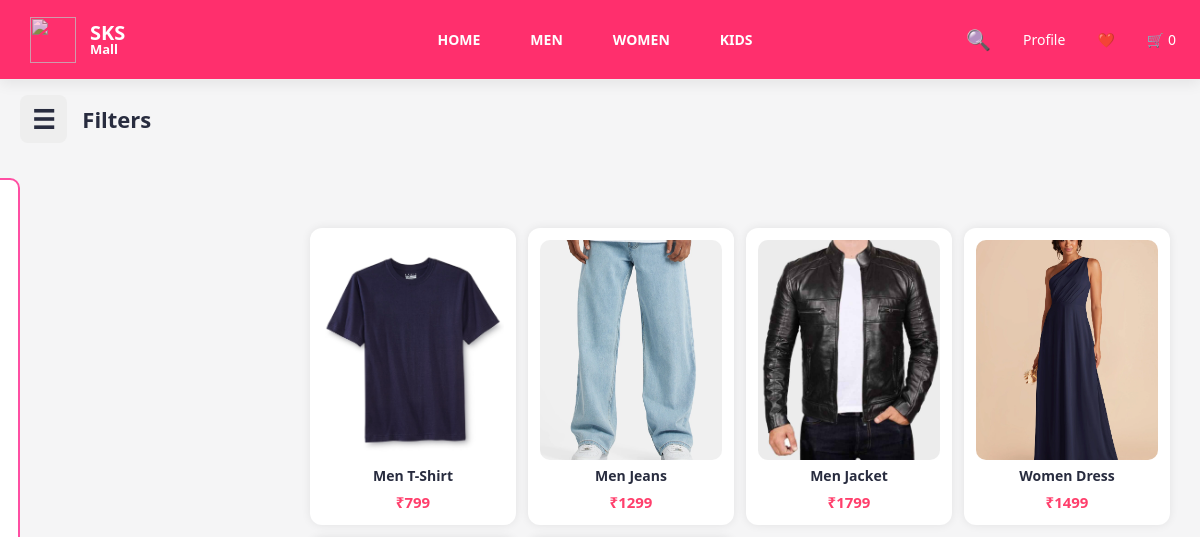
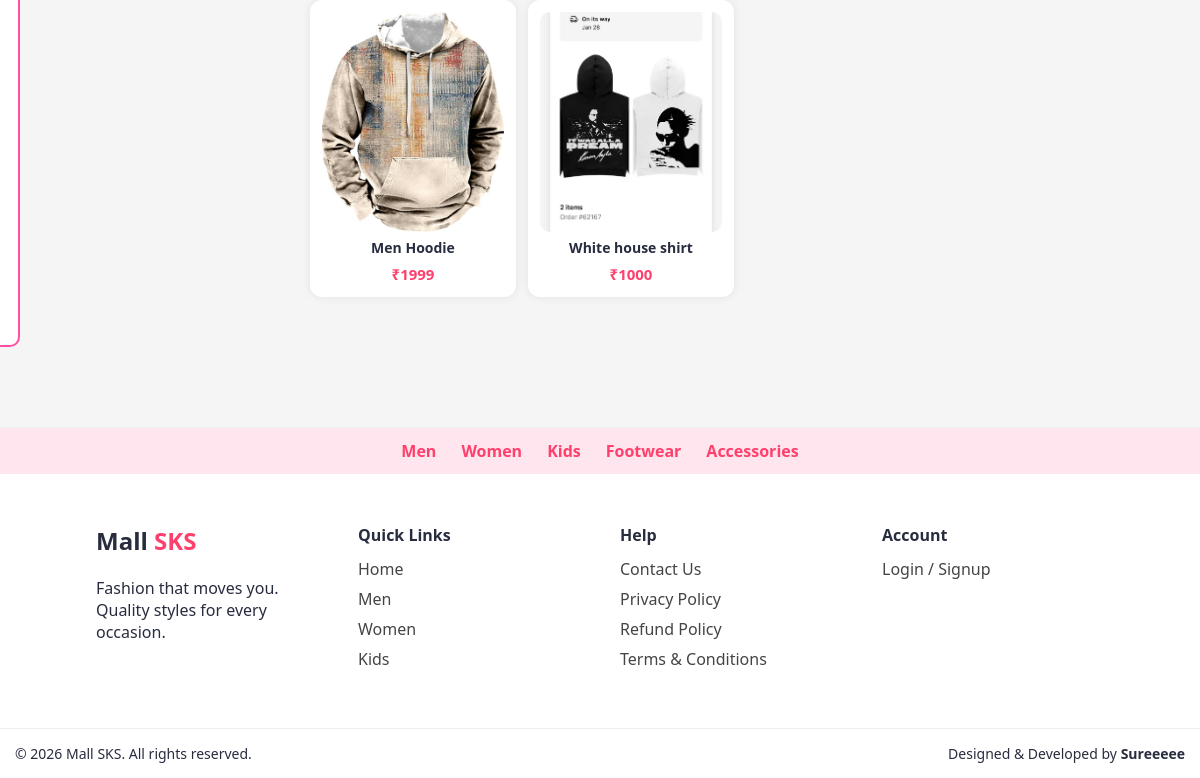
/category/men, run on an earlier commit of the app's database (2 pictures, top to bottom).
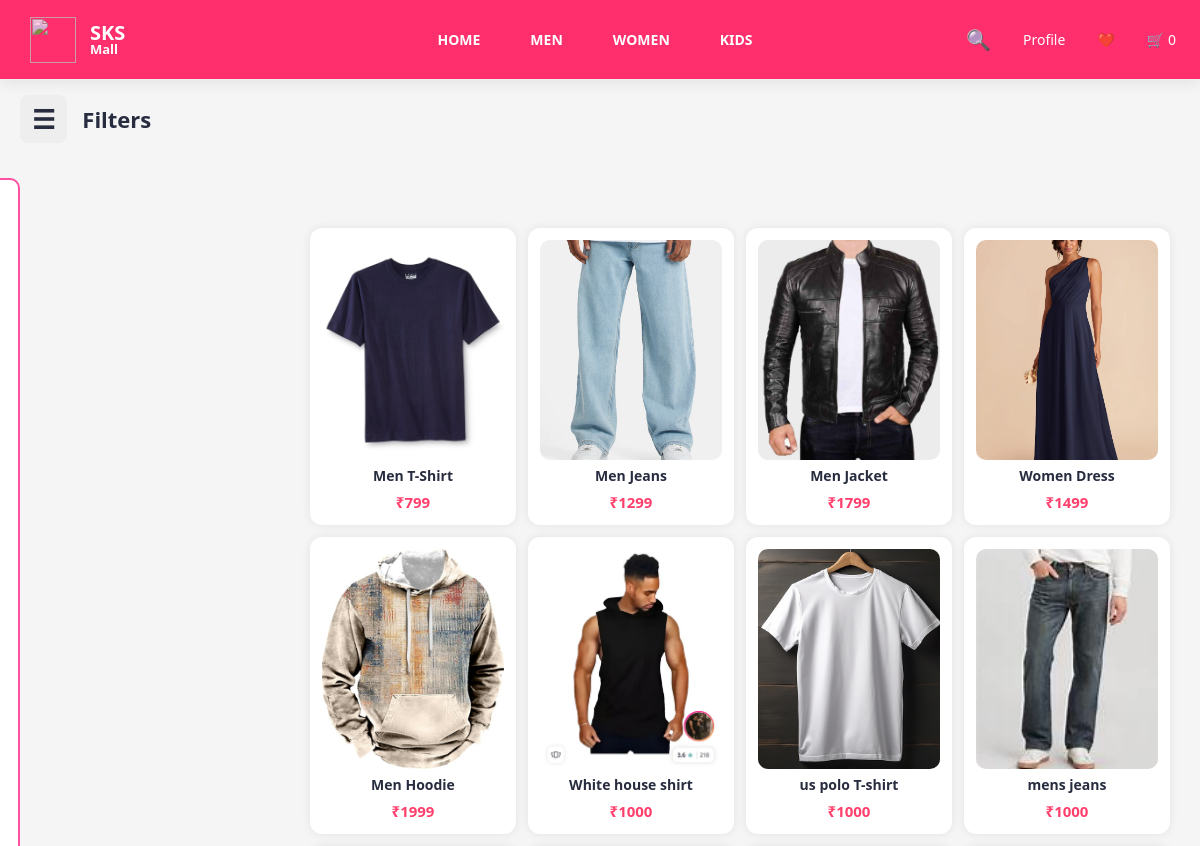
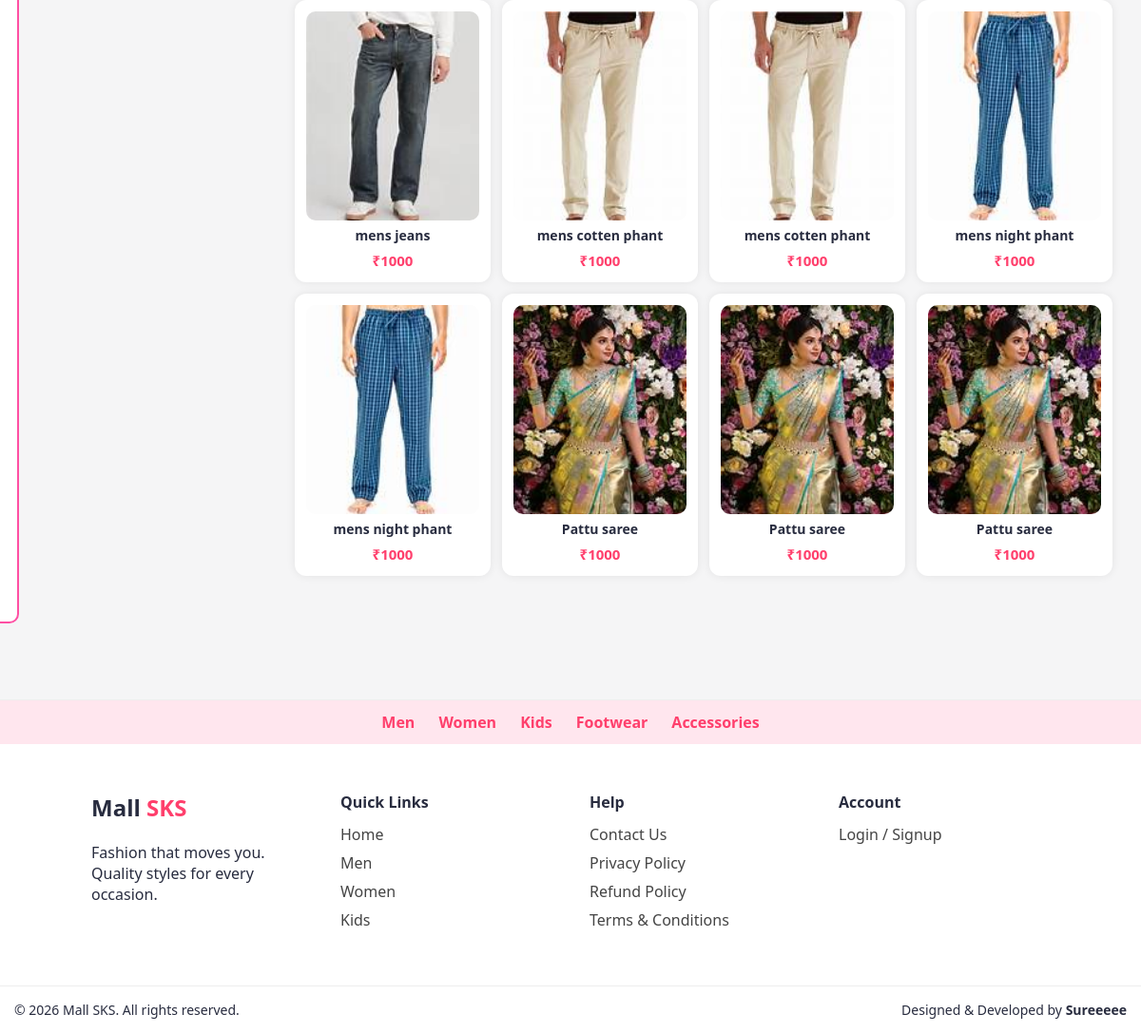
And on a later commit of the database (2 pictures, top to bottom).
### models/product.py (models this page shows)
class Product(db.Model):
    id = db.Column(db.Integer, primary_key=True)
    name = db.Column(db.String(100), nullable=False)
    price = db.Column(db.Integer, nullable=False)
    category = db.Column(db.String(50))
    type = db.Column(db.String(50))
    color = db.Column(db.String(30))
    brand = db.Column(db.String(50))
    sizes = db.Column(db.String(100))
    image = db.Column(db.String(200))
    image2 = db.Column(db.String(200))
    image3 = db.Column(db.String(200))

### app.py (the view)
@app.route("/category/<name>")
def category(name):
    q = request.args.get("q")
    min_price = request.args.get("min")
    max_price = request.args.get("max")
    color = request.args.get("color")
    type_ = request.args.get("type")
    brand = request.form.get("brand")
    sort = request.args.get("sort")
    brand = request.args.get("brand")   # NEW
    sub = request.args.get("sub")       # NEW
    query = Product.query.filter(Product.category.ilike(f"%{name}%"))
    if q:
        query = query.filter(Product.name.ilike(f"%{q}%"))
    if type_:
        query = query.filter(Product.type.ilike(f"%{type_}%"))
    if brand:
        query = query.filter(Product.brand.ilike(f"%{brand}%"))
    if sub:
        query = query.filter(Product.sub.ilike(f"%{sub}%"))
    if color:
        query = query.filter_by(color=color)
    if min_price:
        query = query.filter(Product.price >= int(min_price))
    if max_price:
        query = query.filter(Product.price <= int(max_price))
    if sort == "low":
        query = query.order_by(Product.price.asc())
    elif sort == "high":
        query = query.order_by(Product.price.desc())
    elif sort == "az":
        query = query.order_by(Product.name.asc())
    products = query.all()
    return render_template("shop.html", products=products, page=name)

### templates/shop.html (shortened to what this page needs)
<!DOCTYPE html>
<html lang="en">
<head>
<link rel="stylesheet" href="{{ url_for('static', filename='css/style.css') }}">
</head>
<body>
{% include "header.html" %}
<div class="shop-topbar">
    <div class="filter-toggle" >☰</div>
    Filters
</div>
<div class="shop-layout">
<div class="filters" id="filterBox">
</div>
<div class="products">
{% for p in products %}
<div class="card" data-price="{{ p.price }}">
    <a href="{{ url_for('product_page', pid=p.id) }}">
        <img src="{{ url_for('static', filename=p.image) }}" class="product-img">
    </a>
    <h4>{{ p.name }}</h4>
    <b>₹{{ p.price }}</b>
</div>
{% endfor %}
</div>
</div>
{% include "footer.html" %}
</body>
</html>

What changed in the data, as far as the page shows it:
changed Product "White house shirt": image: a different picture
added Product: image (picture), name "us polo T-shirt", price "1000"
added Product: image (picture), name "mens jeans", price "1000"
added Product: image (picture), name "mens jeans", price "1000"
added Product: image (picture), name "mens cotten phant", price "1000"
added Product: image (picture), name "mens cotten phant", price "1000"
added Product: image (picture), name "mens night phant", price "1000"
added Product: image (picture), name "mens night phant", price "1000"
added Product: image (picture), name "Pattu saree", price "1000"
added Product: image (picture), name "Pattu saree", price "1000"
added Product: image (picture), name "Pattu saree", price "1000"
